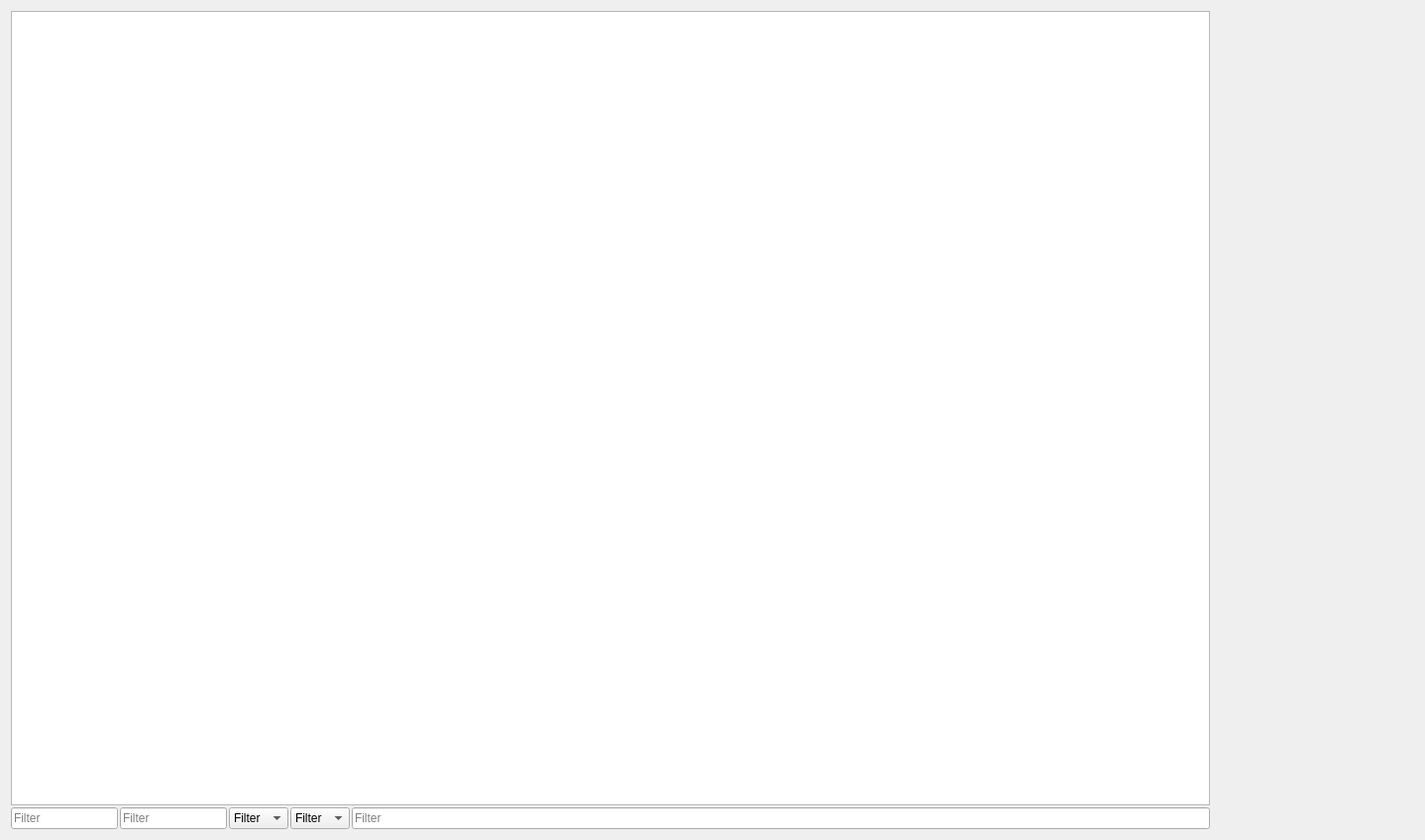
<?xml version="1.0" encoding="UTF-8"?>
<ui version="4.0">
 <class>DobObjectEditWidget</class>
 <widget class="QWidget" name="DobObjectEditWidget">
  <property name="geometry">
   <rect>
    <x>0</x>
    <y>0</y>
    <width>1438</width>
    <height>848</height>
   </rect>
  </property>
  <property name="windowTitle">
   <string>Form</string>
  </property>
  <layout class="QHBoxLayout" name="horizontalLayout">
   <item>
    <layout class="QVBoxLayout" name="verticalLayout">
     <property name="spacing">
      <number>2</number>
     </property>
     <item>
      <widget class="QTreeView" name="objectEditTreeView"/>
     </item>
     <item>
      <layout class="QHBoxLayout" name="filterLayout" stretch="0,0,0,0,1">
       <property name="spacing">
        <number>2</number>
       </property>
       <item>
        <widget class="QLineEdit" name="nameFilterEdit">
         <property name="toolTip">
          <string>Accepts regular expression.</string>
         </property>
         <property name="styleSheet">
          <string notr="true"/>
         </property>
         <property name="placeholderText">
          <string>Filter</string>
         </property>
         <property name="clearButtonEnabled">
          <bool>true</bool>
         </property>
        </widget>
       </item>
       <item>
        <widget class="QLineEdit" name="valueFilterEdit">
         <property name="toolTip">
          <string>Accepts regular expression.</string>
         </property>
         <property name="styleSheet">
          <string notr="true"/>
         </property>
         <property name="placeholderText">
          <string>Filter</string>
         </property>
         <property name="clearButtonEnabled">
          <bool>true</bool>
         </property>
        </widget>
       </item>
       <item>
        <widget class="QComboBox" name="nullFilterCombo">
         <property name="styleSheet">
          <string notr="true">text-align: left;</string>
         </property>
         <property name="sizeAdjustPolicy">
          <enum>QComboBox::SizeAdjustPolicy::AdjustToContentsOnFirstShow</enum>
         </property>
         <property name="iconSize">
          <size>
           <width>0</width>
           <height>0</height>
          </size>
         </property>
         <property name="frame">
          <bool>true</bool>
         </property>
         <item>
          <property name="text">
           <string>Filter</string>
          </property>
         </item>
         <item>
          <property name="text">
           <string>True</string>
          </property>
         </item>
         <item>
          <property name="text">
           <string>False</string>
          </property>
         </item>
        </widget>
       </item>
       <item>
        <widget class="QComboBox" name="changedFilterCombo">
         <property name="styleSheet">
          <string notr="true">text-align: left;</string>
         </property>
         <property name="iconSize">
          <size>
           <width>0</width>
           <height>0</height>
          </size>
         </property>
         <item>
          <property name="text">
           <string>Filter</string>
          </property>
         </item>
         <item>
          <property name="text">
           <string>True</string>
          </property>
         </item>
         <item>
          <property name="text">
           <string>False</string>
          </property>
         </item>
        </widget>
       </item>
       <item>
        <widget class="QLineEdit" name="typeFilterCombo">
         <property name="toolTip">
          <string>Accepts regular expression.</string>
         </property>
         <property name="placeholderText">
          <string>Filter</string>
         </property>
         <property name="clearButtonEnabled">
          <bool>true</bool>
         </property>
        </widget>
       </item>
      </layout>
     </item>
    </layout>
   </item>
   <item>
    <widget class="OperationsWidget" name="operationsWidget" native="true">
     <property name="minimumSize">
      <size>
       <width>200</width>
       <height>0</height>
      </size>
     </property>
     <property name="maximumSize">
      <size>
       <width>200</width>
       <height>16777215</height>
      </size>
     </property>
    </widget>
   </item>
  </layout>
 </widget>
 <customwidgets>
  <customwidget>
   <class>OperationsWidget</class>
   <extends>QWidget</extends>
   <header>operationswidget.h</header>
   <container>1</container>
  </customwidget>
 </customwidgets>
 <resources/>
 <connections/>
</ui>
